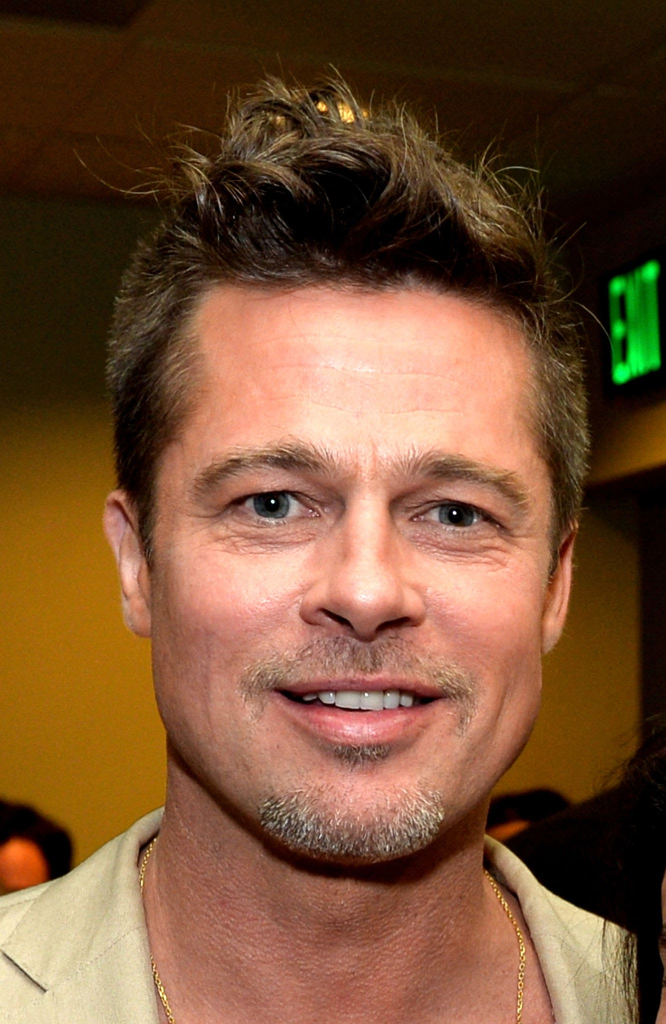
#> input picture data/Brad Pitt.jpg, 1332 x 2048 px (shown at 1/2 size)
$ python -i conditioning.py   (imports and definitions only)   (older library calls are emulated)
#> lines starting #> are read from the running program, lines starting #| are printed output that depends on the picture; after the words box and inside, x2 and y2 are one past the last pixel; in counts of white or black regions, pixels touching at a corner belong together
"""
Source video/image conditioning pipeline.

The 5 P's: PRIOR PREPARATION PREVENTS PISS POOR PERFORMANCE.

This module ensures input sources (reference videos/photos) are preprocessed to:
1. Consistent lighting and color balance (histogram matching).
2. Robust face detection and crop quality.
3. Temporal consistency for video sources (frame selection, deduplication).
4. Quality scoring to reject bad frames early.

Garbage in → garbage out. Get the source RIGHT, and downstream warp/blend works.
"""

import cv2
import numpy as np
from pathlib import Path
from typing import Tuple, Optional, List


class SourceConditioner:
    """Preprocess source images/videos for optimal warp-based face swapping."""

    def __init__(
        self,
        crop_size: int = 128,
        histogram_bins: int = 256,
        quality_threshold: float = 0.5,
        temporal_stride: int = 5,
    ):
        """
        Args:
            crop_size: Target face crop size (will be square).
            histogram_bins: Bins for histogram matching.
            quality_threshold: Min quality score (0-1) to accept a frame.
            temporal_stride: Extract every N frames from video source.
        """
        self.crop_size = crop_size
        self.histogram_bins = histogram_bins
        self.quality_threshold = quality_threshold
        self.temporal_stride = temporal_stride

    @staticmethod
    def adaptive_histogram_equalization(image: np.ndarray, clip_limit: float = 3.0) -> np.ndarray:
        """
        Apply CLAHE (Contrast Limited Adaptive Histogram Equalization) to enhance local contrast.
        Aggressive: clip_limit=3.0 handles real-world variable lighting (overhead shadows, etc).
        Improves lighting consistency without washing out details.
        """
        if len(image.shape) == 3 and image.shape[2] == 3:
            # Convert BGR to LAB, enhance L channel only
            lab = cv2.cvtColor(image, cv2.COLOR_BGR2LAB)
            l_chan = lab[:, :, 0]
            clahe = cv2.createCLAHE(clipLimit=clip_limit, tileGridSize=(6, 6))  # Smaller tiles for fine detail
            l_chan_eq = clahe.apply(l_chan)
            lab[:, :, 0] = l_chan_eq
            return cv2.cvtColor(lab, cv2.COLOR_LAB2BGR)
        else:
            clahe = cv2.createCLAHE(clipLimit=clip_limit, tileGridSize=(6, 6))
            return clahe.apply(image)

    @staticmethod
    def normalize_color_space(image: np.ndarray) -> np.ndarray:
        """
        Ensure image is in BGR, apply bilateral filtering to smooth noise without losing edges.
        """
        if len(image.shape) == 2:
            image = cv2.cvtColor(image, cv2.COLOR_GRAY2BGR)
        elif image.shape[2] == 4:
            image = cv2.cvtColor(image, cv2.COLOR_BGRA2BGR)
        # Bilateral filter: smooth while preserving edges
        return cv2.bilateralFilter(image, 5, 50, 50)

    @staticmethod
    def correct_shadows(image: np.ndarray) -> np.ndarray:
        """
        Correct shadows from directional lighting (overhead, etc).
        Uses morphological operations to detect and correct dark regions.
        """
        # Convert to LAB, work on L channel
        lab = cv2.cvtColor(image, cv2.COLOR_BGR2LAB)
        l_chan = lab[:, :, 0].astype(np.float32)

        # Detect shadow regions (low L values)
        _, shadow_mask = cv2.threshold(l_chan, 70, 255, cv2.THRESH_BINARY_INV)
        shadow_mask = shadow_mask.astype(np.float32) / 255.0

        # Dilate shadow mask slightly
        kernel = cv2.getStructuringElement(cv2.MORPH_ELLIPSE, (9, 9))
        shadow_mask = cv2.dilate(shadow_mask, kernel, iterations=1)

        # Brighten shadow regions using morphological reconstruction
        # Compute per-shadow intensity boost
        shadow_boost = 30  # Brighten shadows by ~30 levels
        l_corrected = l_chan + shadow_mask * shadow_boost

        # Clip and update
        lab[:, :, 0] = np.clip(l_corrected, 0, 255).astype(np.uint8)
        return cv2.cvtColor(lab, cv2.COLOR_LAB2BGR)

    @staticmethod
    def enhance_skin_texture(image: np.ndarray, strength: float = 0.15) -> np.ndarray:
        """
        Enhance skin texture (wrinkles, pores) using unsharp masking.
        Critical for real faces: preserve fine detail without oversharpening.
        """
        # Gaussian blur for high-pass filter
        blurred = cv2.GaussianBlur(image, (0, 0), 2.0)
        # High-pass: original - blurred
        high_freq = cv2.subtract(image.astype(np.float32), blurred.astype(np.float32))
        # Add back with scaling
        enhanced = image.astype(np.float32) + high_freq * strength
        return np.clip(enhanced, 0, 255).astype(np.uint8)

    # [28 lines left out: function histogram_match, not called in this run]

    def compute_quality_score(
        self,
        image: np.ndarray,
        face_bbox: Optional[Tuple[int, int, int, int]] = None,
    ) -> float:
        """
        Score image quality: brightness, contrast, blur, face size.

        Args:
            image: BGR image.
            face_bbox: (x, y, w, h) face bounding box. If None, assess whole image.

        Returns:
            Quality score 0-1. Higher is better.
        """
        score = 0.0
        weights = {"brightness": 0.2, "contrast": 0.3, "blur": 0.3, "face_size": 0.2}

        # Crop to face region if provided
        if face_bbox is not None:
            x, y, w, h = face_bbox
            x, y = max(0, x), max(0, y)
            w, h = min(w, image.shape[1] - x), min(h, image.shape[0] - y)
            roi = image[y : y + h, x : x + w]
        else:
            roi = image

        if roi.size == 0:
            return 0.0

        # Brightness: mean pixel intensity in normalized range
        gray = cv2.cvtColor(roi, cv2.COLOR_BGR2GRAY).astype(np.float32)
        brightness = np.mean(gray) / 255.0
        brightness_score = 1.0 - abs(brightness - 0.5) * 2.0  # Optimal ~0.5
        brightness_score = max(0.0, brightness_score)

        # Contrast: standard deviation of pixel intensities
        contrast = np.std(gray) / 127.0  # Optimal ~50-100 std
        contrast_score = min(1.0, contrast)

        # Blur detection: Laplacian variance
        laplacian_var = cv2.Laplacian(gray.astype(np.uint8), cv2.CV_64F).var()
        blur_score = min(1.0, laplacian_var / 500.0)  # Optimal >500 variance

        # Face size: prefer larger crops (more detail)
        if face_bbox is not None:
            face_area = w * h
            image_area = image.shape[0] * image.shape[1]
            face_size_score = min(1.0, (face_area / image_area) * 10.0)
        else:
            face_size_score = 0.5

        # Weighted sum
        score = (
            weights["brightness"] * brightness_score
            + weights["contrast"] * contrast_score
            + weights["blur"] * blur_score
            + weights["face_size"] * face_size_score
        )
        return np.clip(score, 0.0, 1.0)

    def preprocess_source_image(
        self,
        image_path: Path,
        face_detection_fn=None,
    ) -> Optional[np.ndarray]:
        """
        Load, preprocess, and validate a source image.
        Aggressive pipeline for real-world source photos:
        1. Color normalization
        2. Shadow correction (handles overhead/directional lighting)
        3. Adaptive histogram equalization (handles variable lighting)
        4. Texture enhancement (preserves wrinkles, skin detail)
        5. Quality validation

        Args:
            image_path: Path to image file.
            face_detection_fn: Optional function (image) -> face_bbox or None.

        Returns:
            Preprocessed source image (BGR, normalized, equalized), or None if quality too low.
        """
#> called with image_path = '../../data/Brad Pitt.jpg'
        image = cv2.imread(str(image_path))
#> image is the input picture: shape (2048, 1332, 3); mean B, G, R 54, 82.3, 119.9
        if image is None:
            print(f"[dot.conditioning] Failed to load image: {image_path}")
            return None

        original_shape = image.shape
        print(f"[dot.conditioning] Loaded source: {original_shape}")
#| [dot.conditioning] Loaded source: (2048, 1332, 3)

        # Step 1: Normalize color space
        image = self.normalize_color_space(image)

        # Step 2: Correct shadows (critical for variable lighting)
        image = self.correct_shadows(image)
#> in correct_shadows, `_, shadow_mask = cv2.threshold(l_chan, 70, 255, cv2.THRESH_BINARY_INV)`:
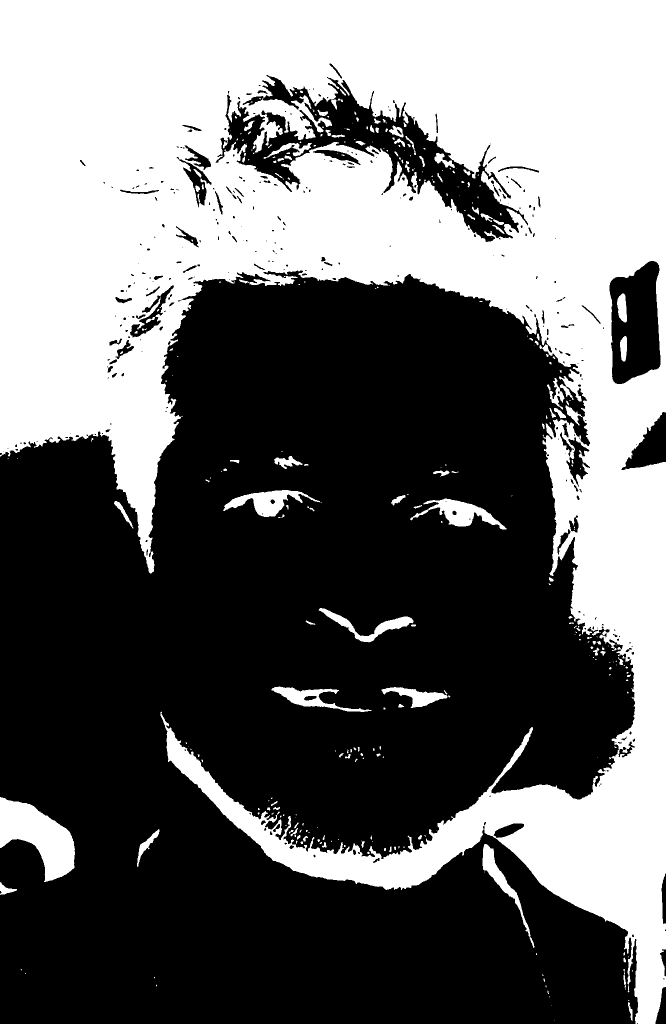
#> shadow_mask: shape (2048, 1332) float32 (shown at 1/2 size); 41.8% white; 331 white regions (207 under 20 px), largest, box (x1, y1, x2, y2) and area: (0, 0, 1332, 2048) 1093736, (0, 1594, 150, 1764) 13447, (820, 997, 1013, 1059) 4269
#> in correct_shadows, `l_corrected = l_chan + shadow_mask * shadow_boost`:
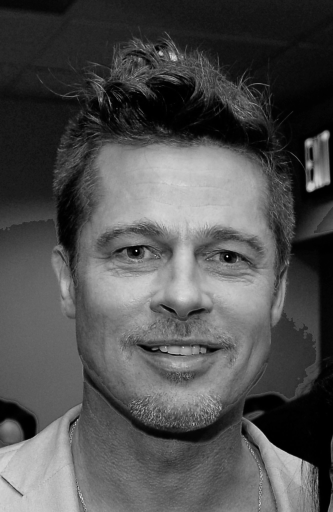
#> l_corrected: shape (2048, 1332) float32 (shown at 1/4 size); min 30, max 282, mean 109; drawn with min black and max white
        print("[dot.conditioning] Shadow correction applied")

        # Step 3: Adaptive histogram equalization (aggressive)
        image = self.adaptive_histogram_equalization(image, clip_limit=3.0)
#> in adaptive_histogram_equalization, `l_chan = lab[:, :, 0]`:
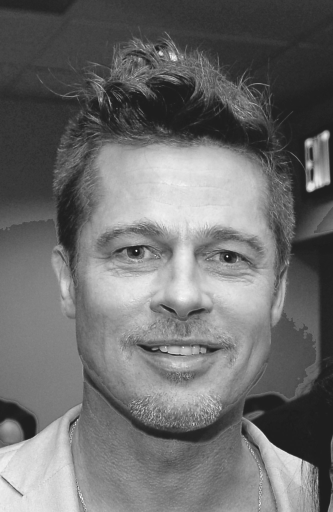
#> l_chan: shape (2048, 1332) (shown at 1/4 size); min 29, max 255, mean 109
#> in adaptive_histogram_equalization, `l_chan_eq = clahe.apply(l_chan)`:
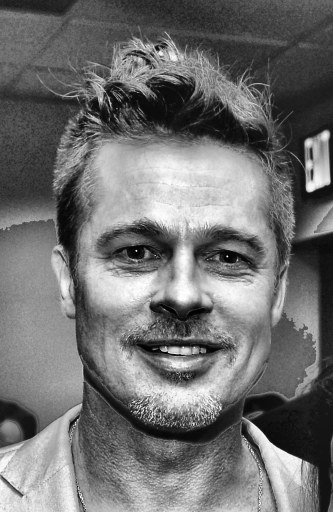
#> l_chan_eq: shape (2048, 1332) (shown at 1/4 size); min 0, max 255, mean 111.9
#> in adaptive_histogram_equalization, `return cv2.cvtColor(lab, cv2.COLOR_LAB2BGR)`:
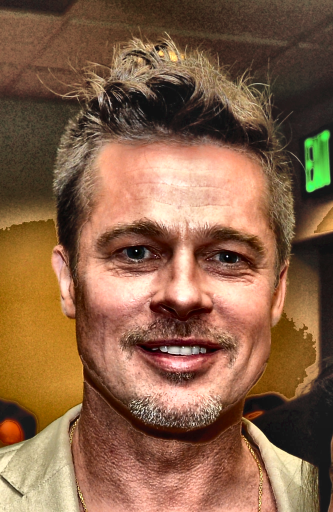
#> returned value: shape (2048, 1332, 3) (shown at 1/4 size); mean B, G, R 71, 97.9, 135.5
        print("[dot.conditioning] Lighting equalization applied")

        # Step 4: Detect face and check quality
        face_bbox = None
        if face_detection_fn is not None:
            face_bbox = face_detection_fn(image)

        quality = self.compute_quality_score(image, face_bbox)
#> in compute_quality_score, `brightness = np.mean(gray) / 255.0`: brightness = 0.416
#> in compute_quality_score, `brightness_score = 1.0 - abs(brightness - 0.5) * 2.0`: brightness_score = 0.832
#> in compute_quality_score, `contrast = np.std(gray) / 127.0`: contrast = 0.477
#> in compute_quality_score, `laplacian_var = cv2.Laplacian(gray.astype(np.uint8), cv2.CV_64F).var()`: laplacian_var = 176.6
#> in compute_quality_score, `blur_score = min(1.0, laplacian_var / 500.0)`: blur_score = 0.353
#> in compute_quality_score, `score = ( weights["brightness"] * brightness_score + weights["contrast..`: score = 0.515
#> quality = 0.515
        if quality < self.quality_threshold:
            print(
                f"[dot.conditioning] Source image quality too low ({quality:.2f} < {self.quality_threshold}). "
                f"Ensure good lighting, clear face, and high contrast."
            )
            return None

        # Step 5: Texture enhancement (preserve wrinkles and skin detail)
        image = self.enhance_skin_texture(image, strength=0.15)
#> in enhance_skin_texture, `high_freq = cv2.subtract(image.astype(np.float32), blurred.astype(np.f..`:
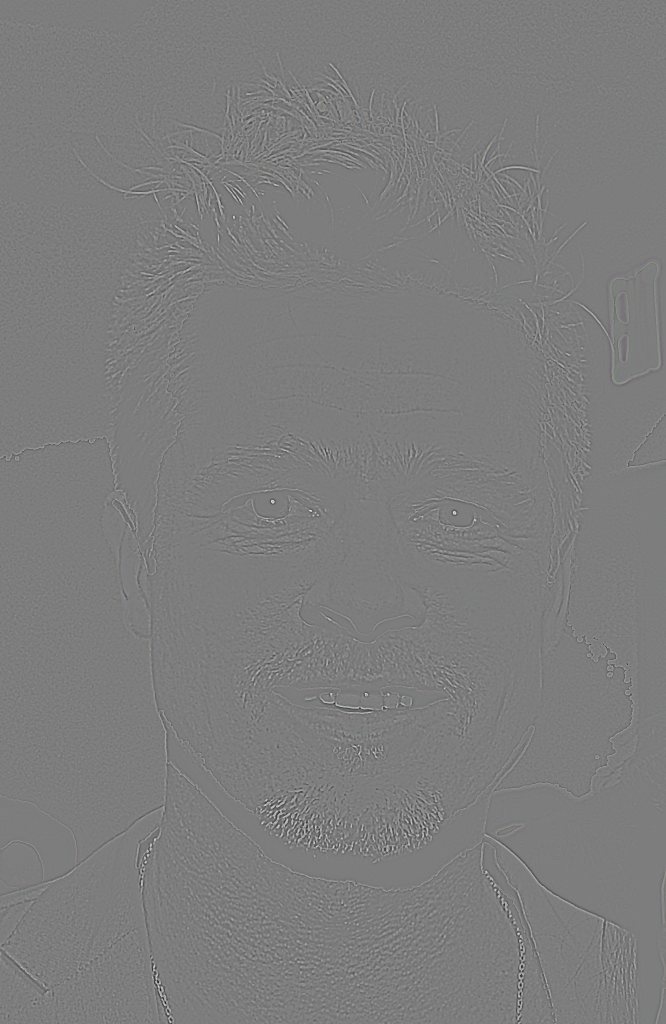
#> high_freq: shape (2048, 1332, 3) float32 (shown at 1/2 size); mean B, G, R 0, 0, 0; drawn with min black and max white
        print("[dot.conditioning] Skin texture enhancement applied")

        print(
            f"[dot.conditioning] Source image preprocessed "
            f"(quality={quality:.2f}, shape={image.shape})"
        )
#| [dot.conditioning] Source image preprocessed (quality=0.52, shape=(2048, 1332, 3))
        return image

    # [126 lines left out: functions extract_frames_from_video, select_best_source_frame, build_source_pyramid, histogram_match_to_target, not called in this run]

>>> result = SourceConditioner().preprocess_source_image('../../data/Brad Pitt.jpg')

$ run again, on data/Joe Biden.jpg
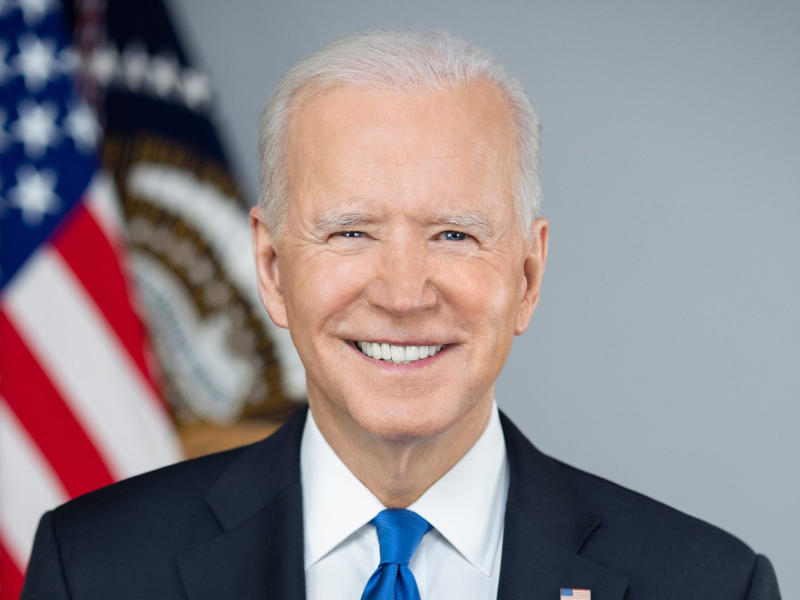
#> input picture data/Joe Biden.jpg, 2400 x 1800 px (shown at 1/3 size)
#> in preprocess_source_image, image is the input picture: shape (1800, 2400, 3); mean B, G, R 138.7, 134, 142.8
#| [dot.conditioning] Loaded source: (1800, 2400, 3)
#> in correct_shadows, `_, shadow_mask = cv2.threshold(l_chan, 70, 255, cv2.THRESH_BINARY_INV)`:
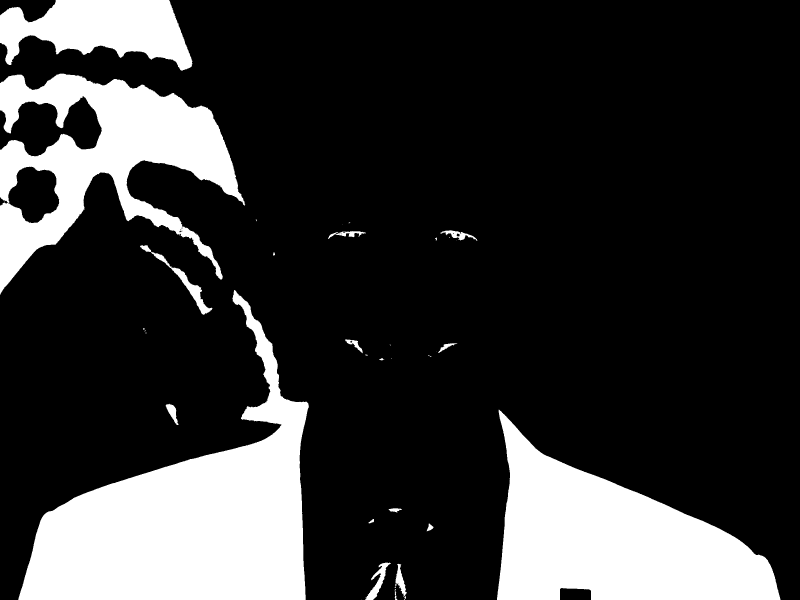
#> shadow_mask: shape (1800, 2400) float32 (shown at 1/3 size); 20.6% white; 42 white regions (21 under 20 px), largest, box (x1, y1, x2, y2) and area: (55, 870, 927, 1800) 345661, (1491, 1229, 2342, 1800) 255109, (0, 221, 736, 884) 197487
#> in compute_quality_score, `gray = cv2.cvtColor(roi, cv2.COLOR_BGR2GRAY).astype(np.float32)`:
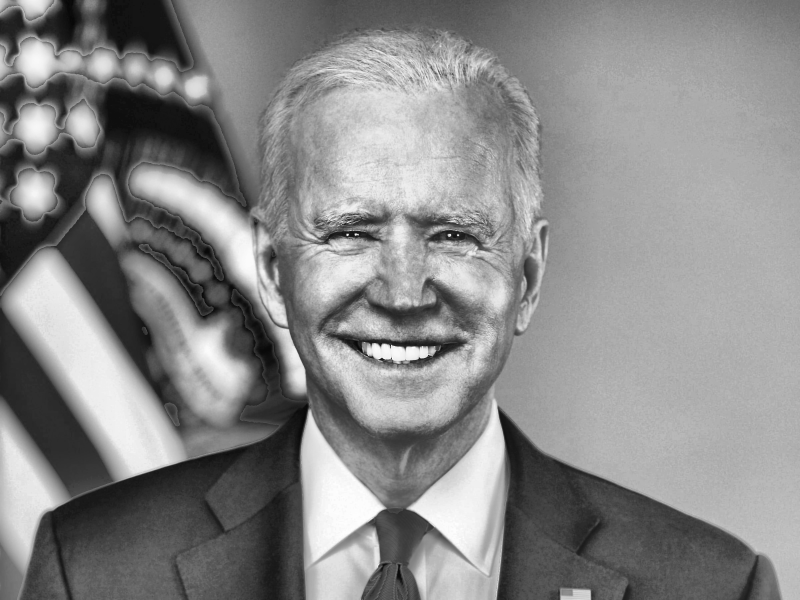
#> gray: shape (1800, 2400) float32 (shown at 1/3 size); min 6, max 254, mean 136.6
#> brightness = 0.536
#> brightness_score = 0.928
#> contrast = 0.465
#> laplacian_var = 94.3
#> blur_score = 0.189
#> score = 0.482
#| [dot.conditioning] Source image quality too low (0.48 < 0.5). Ensure good lighting, clear face, and high contrast.

$ run again, on data/Leonardo Dicaprio.jpg
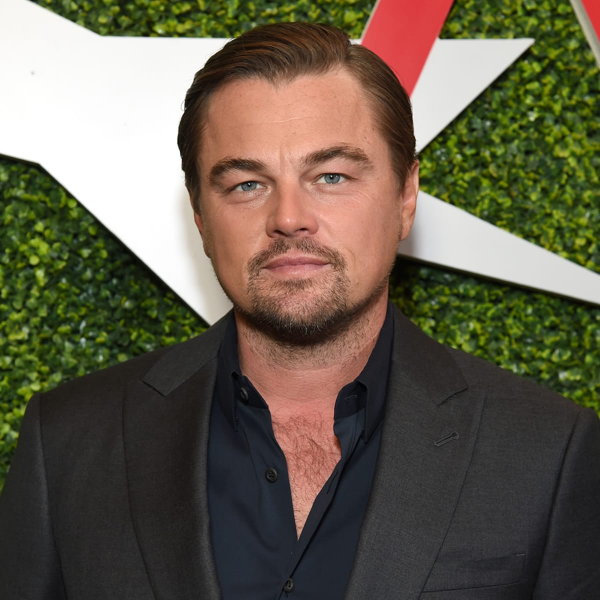
#> input picture data/Leonardo Dicaprio.jpg, 1200 x 1200 px (shown at 1/2 size)
#> in preprocess_source_image, image is the input picture: shape (1200, 1200, 3); mean B, G, R 76.7, 94, 102
#| [dot.conditioning] Loaded source: (1200, 1200, 3)
#> in correct_shadows, `_, shadow_mask = cv2.threshold(l_chan, 70, 255, cv2.THRESH_BINARY_INV)`:
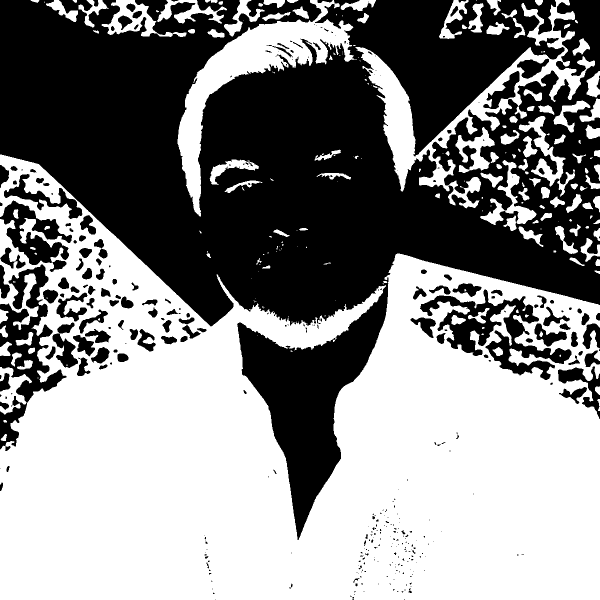
#> shadow_mask: shape (1200, 1200) float32 (shown at 1/2 size); 53.4% white; 369 black regions (230 under 20 px), largest, box (x1, y1, x2, y2) and area: (0, 0, 1200, 1080) 587071, (840, 579, 1143, 760) 17059, (0, 529, 133, 902) 16837
#> brightness = 0.481
#> brightness_score = 0.962
#> contrast = 0.542
#> laplacian_var = 415
#> blur_score = 0.83
#> score = 0.704
#> in enhance_skin_texture, `enhanced = image.astype(np.float32) + high_freq * strength`:
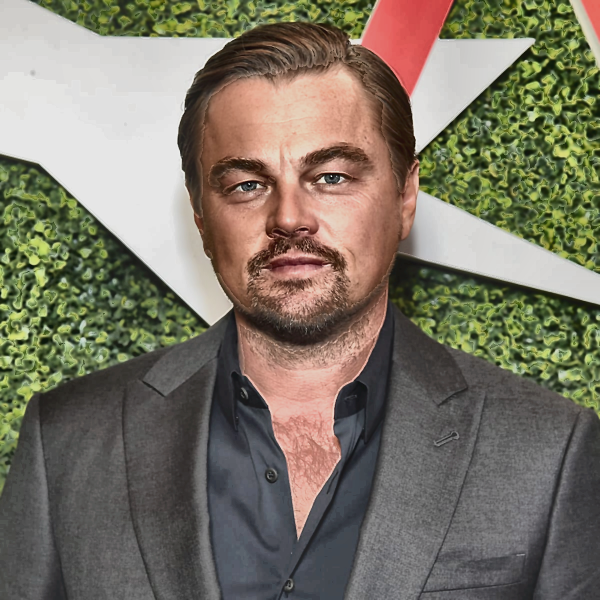
#> enhanced: shape (1200, 1200, 3) float32 (shown at 1/2 size); mean B, G, R 104.8, 122.5, 130.1; drawn with min black and max white
#| [dot.conditioning] Source image preprocessed (quality=0.70, shape=(1200, 1200, 3))
